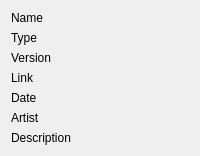
                  <widget class="QWidget" name="page_9">
                   <layout class="QVBoxLayout" name="verticalLayout_13">
                    <item>
                     <layout class="QGridLayout" name="gridLayout_2">
                      <item row="1" column="1">
                       <widget class="QLabel" name="label_grid_asset_type">
                        <property name="text">
                         <string/>
                        </property>
                       </widget>
                      </item>
                      <item row="1" column="0">
                       <widget class="QLabel" name="label_21">
                        <property name="sizePolicy">
                         <sizepolicy hsizetype="Expanding" vsizetype="Preferred">
                          <horstretch>0</horstretch>
                          <verstretch>0</verstretch>
                         </sizepolicy>
                        </property>
                        <property name="maximumSize">
                         <size>
                          <width>100</width>
                          <height>16777215</height>
                         </size>
                        </property>
                        <property name="text">
                         <string>Type</string>
                        </property>
                       </widget>
                      </item>
                      <item row="6" column="1">
                       <widget class="QLabel" name="label_grid_asset_des">
                        <property name="text">
                         <string/>
                        </property>
                       </widget>
                      </item>
                      <item row="6" column="0">
                       <widget class="QLabel" name="label_31">
                        <property name="sizePolicy">
                         <sizepolicy hsizetype="Expanding" vsizetype="Preferred">
                          <horstretch>0</horstretch>
                          <verstretch>0</verstretch>
                         </sizepolicy>
                        </property>
                        <property name="maximumSize">
                         <size>
                          <width>100</width>
                          <height>16777215</height>
                         </size>
                        </property>
                        <property name="text">
                         <string>Description</string>
                        </property>
                       </widget>
                      </item>
                      <item row="2" column="0">
                       <widget class="QLabel" name="label_23">
                        <property name="sizePolicy">
                         <sizepolicy hsizetype="Expanding" vsizetype="Preferred">
                          <horstretch>0</horstretch>
                          <verstretch>0</verstretch>
                         </sizepolicy>
                        </property>
                        <property name="maximumSize">
                         <size>
                          <width>100</width>
                          <height>16777215</height>
                         </size>
                        </property>
                        <property name="text">
                         <string>Version</string>
                        </property>
                       </widget>
                      </item>
                      <item row="0" column="0">
                       <widget class="QLabel" name="label_20">
                        <property name="sizePolicy">
                         <sizepolicy hsizetype="Expanding" vsizetype="Preferred">
                          <horstretch>0</horstretch>
                          <verstretch>0</verstretch>
                         </sizepolicy>
                        </property>
                        <property name="maximumSize">
                         <size>
                          <width>100</width>
                          <height>16777215</height>
                         </size>
                        </property>
                        <property name="text">
                         <string>Name</string>
                        </property>
                       </widget>
                      </item>
                      <item row="4" column="1">
                       <widget class="QLabel" name="label_grid_asset_date">
                        <property name="text">
                         <string/>
                        </property>
                       </widget>
                      </item>
                      <item row="0" column="1">
                       <widget class="QLabel" name="label_grid_asset_name">
                        <property name="text">
                         <string/>
                        </property>
                       </widget>
                      </item>
                      <item row="4" column="0">
                       <widget class="QLabel" name="label_27">
                        <property name="sizePolicy">
                         <sizepolicy hsizetype="Expanding" vsizetype="Preferred">
                          <horstretch>0</horstretch>
                          <verstretch>0</verstretch>
                         </sizepolicy>
                        </property>
                        <property name="maximumSize">
                         <size>
                          <width>100</width>
                          <height>16777215</height>
                         </size>
                        </property>
                        <property name="text">
                         <string>Date</string>
                        </property>
                       </widget>
                      </item>
                      <item row="3" column="0">
                       <widget class="QLabel" name="label_25">
                        <property name="sizePolicy">
                         <sizepolicy hsizetype="Expanding" vsizetype="Preferred">
                          <horstretch>0</horstretch>
                          <verstretch>0</verstretch>
                         </sizepolicy>
                        </property>
                        <property name="maximumSize">
                         <size>
                          <width>100</width>
                          <height>16777215</height>
                         </size>
                        </property>
                        <property name="text">
                         <string>Link</string>
                        </property>
                       </widget>
                      </item>
                      <item row="5" column="1">
                       <widget class="QLabel" name="label_grid_asset_artist">
                        <property name="text">
                         <string/>
                        </property>
                       </widget>
                      </item>
                      <item row="3" column="1">
                       <widget class="QLabel" name="label_grid_asset_link">
                        <property name="text">
                         <string/>
                        </property>
                       </widget>
                      </item>
                      <item row="5" column="0">
                       <widget class="QLabel" name="label_29">
                        <property name="sizePolicy">
                         <sizepolicy hsizetype="Expanding" vsizetype="Preferred">
                          <horstretch>0</horstretch>
                          <verstretch>0</verstretch>
                         </sizepolicy>
                        </property>
                        <property name="maximumSize">
                         <size>
                          <width>100</width>
                          <height>16777215</height>
                         </size>
                        </property>
                        <property name="text">
                         <string>Artist</string>
                        </property>
                       </widget>
                      </item>
                      <item row="2" column="1">
                       <widget class="QLabel" name="label_grid_asset_ver">
                        <property name="text">
                         <string/>
                        </property>
                       </widget>
                      </item>
                     </layout>
                    </item>
                   </layout>
                  </widget>
